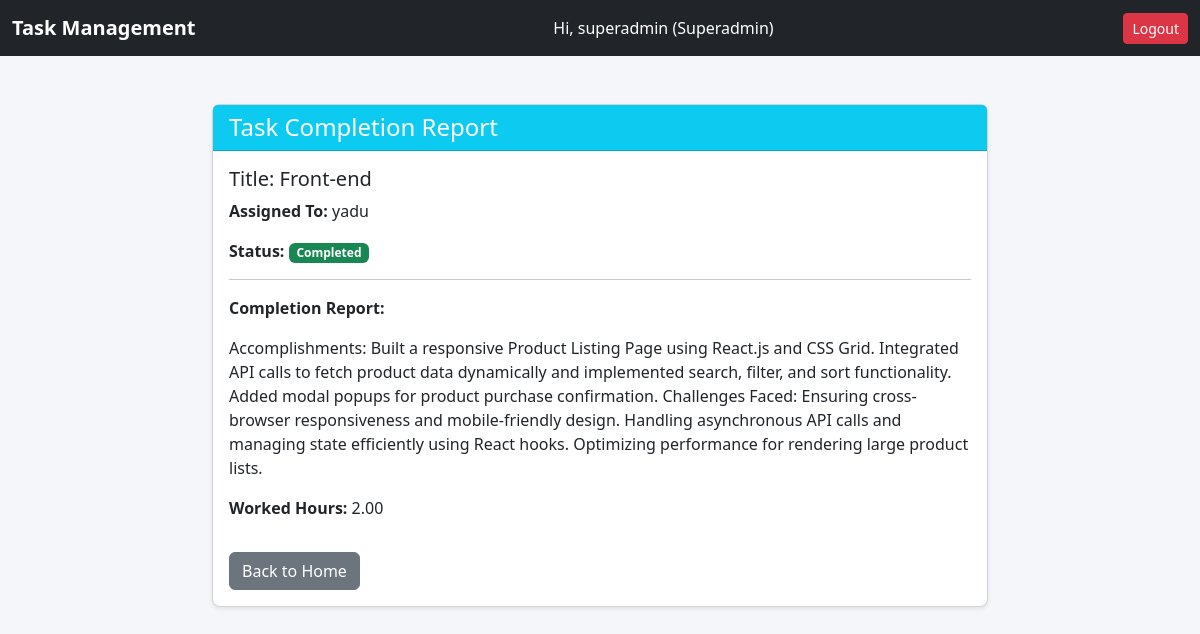
The page /superadmin/tasks/report/7/ (signed in) on the database its author committed.
### tasks/models.py (models this page shows, shortened)
class User(AbstractUser):
    ROLE_CHOICES = (
        ('superadmin', 'Super Admin'),
        ('admin', 'Admin'),
        ('user', 'User'),
    )
    role = models.CharField(max_length=20, choices=ROLE_CHOICES, default='user')

class Task(models.Model):
    STATUS_CHOICES = (
        ('pending', 'Pending'),
        ('in_progress', 'In Progress'),
        ('completed', 'Completed'),
    )
    title = models.CharField(max_length=200)
    description = models.TextField(null=True, blank=True)
    assigned_to = models.ForeignKey(User, on_delete=models.CASCADE)
    due_date = models.DateField(null=True, blank=True)
    status = models.CharField(max_length=20, choices=STATUS_CHOICES, default='pending')
    completion_report = models.TextField(null=True, blank=True)
    worked_hours = models.DecimalField(max_digits=5, decimal_places=2, null=True, blank=True)

### tasks/views.py (the view)
# urls.py: path('superadmin/tasks/report/<int:pk>/', views.view_task_report, name='view_task_report'),
@login_required
@user_passes_test(is_superadmin)
def view_task_report(request, pk):
    task = get_object_or_404(Task, pk=pk)
    if task.status == 'completed':
        return render(request, 'tasks/view_report.html', {'task': task})
    else:
        messages.error(request, "Task not completed yet")
        return redirect('superadmin_tasks')

### tasks/views.py (called while the page is built)
def is_superadmin(user):
    return user.role == 'superadmin'

### tasks/templates/tasks/view_report.html
{% extends "tasks/base.html" %}
{% block content %}
<div class="row justify-content-center mt-5">
  <div class="col-md-8">
    <div class="card shadow-sm">
      <div class="card-header bg-info text-white">
        <h4 class="mb-0">Task Completion Report</h4>
      </div>
      <div class="card-body">
        <h5>Title: {{ task.title }}</h5>
        <p><strong>Assigned To:</strong> {{ task.assigned_to.username }}</p>
        <p><strong>Status:</strong>
          {% if task.status == "completed" %}
            <span class="badge bg-success">Completed</span>
          {% elif task.status == "in_progress" %}
            <span class="badge bg-warning text-dark">In Progress</span>
          {% else %}
            <span class="badge bg-secondary">Pending</span>
          {% endif %}
        </p>
        <hr>
        <p><strong>Completion Report:</strong></p>
        <p>{{ task.completion_report }}</p>
        <p><strong>Worked Hours:</strong> {{ task.worked_hours }}</p>
        <a href="{% url 'superadmin_dashboard' %}" class="btn btn-secondary mt-3">Back to Home</a>
      </div>
    </div>
  </div>
</div>
{% endblock %}

### tasks/templates/tasks/base.html (shortened to what this page needs)
{% load static %}
<!DOCTYPE html>
<html lang="en">
<head>
<link href="https://cdn.jsdelivr.net/npm/bootstrap@5.3.2/dist/css/bootstrap.min.css" rel="stylesheet">
<link href="https://cdnjs.cloudflare.com/ajax/libs/font-awesome/6.4.0/css/all.min.css" rel="stylesheet">
  <link rel="stylesheet" href="{% static 'tasks/css/bootstrap.min.css' %}">
</head>
<body>
<nav class="navbar navbar-dark bg-dark">
  <div class="container-fluid">
    <a class="navbar-brand fw-bold" href="#">Task Management</a>
    {% if user.is_authenticated %}
    <span class="text-white me-2">Hi, {{ user.username }} ({{ user.role|title }})</span>
    <a href="{% url 'logout' %}" class="btn btn-danger btn-sm">Logout</a>
    {% endif %}
  </div>
</nav>
<div class="container-fluid mt-3">
  {% block content %}{% endblock %}
</div>
</body>
</html>

### tasks/templates/tasks/base.html (style rules this page uses)
body { background-color: #f4f6f9; }
.card { border-radius: 0.5rem; }

### rows shown on the page
User: username "superadmin", role "Superadmin"
Task: title "Front-end", assigned_to.username "yadu", completion_report "Accomplishments: Built a responsive Product Listing Page using React.js and CSS Grid. Integrated API calls to fetch product data dynamically and implemented search, filter, and sort functionality. Added modal popups for product purchase confirmation. Challenges Faced: Ensuring cross-browser responsiveness and mobile-friendly design. Handling asynchronous API calls and managing state efficiently using React hooks. Optimizing performance for rendering large product lists.", worked_hours "2.00"
